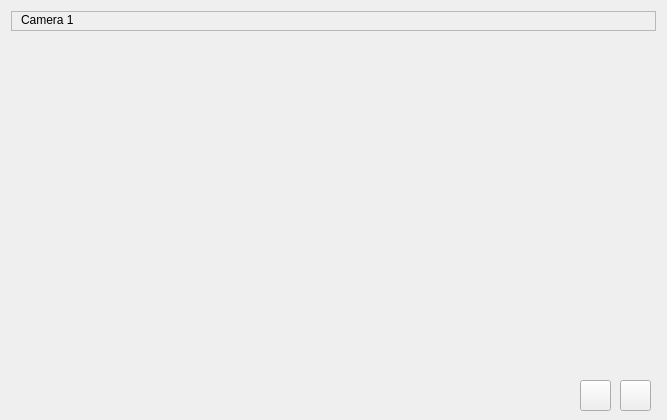
<?xml version="1.0" encoding="UTF-8"?>
<ui version="4.0">
 <class>cameraoneoption</class>
 <widget class="QWidget" name="cameraoneoption">
  <property name="geometry">
   <rect>
    <x>0</x>
    <y>0</y>
    <width>667</width>
    <height>420</height>
   </rect>
  </property>
  <property name="windowTitle">
   <string>Form</string>
  </property>
  <layout class="QGridLayout" name="gridLayout">
   <item row="0" column="0">
    <widget class="QFrame" name="frameTitle">
     <property name="sizePolicy">
      <sizepolicy hsizetype="Preferred" vsizetype="Minimum">
       <horstretch>0</horstretch>
       <verstretch>0</verstretch>
      </sizepolicy>
     </property>
     <property name="maximumSize">
      <size>
       <width>16777215</width>
       <height>20</height>
      </size>
     </property>
     <property name="frameShape">
      <enum>QFrame::StyledPanel</enum>
     </property>
     <property name="frameShadow">
      <enum>QFrame::Raised</enum>
     </property>
     <widget class="QLabel" name="labelTitle">
      <property name="geometry">
       <rect>
        <x>10</x>
        <y>0</y>
        <width>67</width>
        <height>17</height>
       </rect>
      </property>
      <property name="text">
       <string>Camera 1</string>
      </property>
     </widget>
    </widget>
   </item>
   <item row="1" column="0">
    <widget class="QLabel" name="mainImage">
     <property name="text">
      <string/>
     </property>
    </widget>
   </item>
  </layout>
  <widget class="QPushButton" name="rightButton">
   <property name="geometry">
    <rect>
     <x>620</x>
     <y>380</y>
     <width>31</width>
     <height>31</height>
    </rect>
   </property>
   <property name="text">
    <string/>
   </property>
   <property name="icon">
    <iconset resource="../resources/images.qrc">
     <normaloff>:/images/images/ic_skip_next_24px.svg</normaloff>:/images/images/ic_skip_next_24px.svg</iconset>
   </property>
  </widget>
  <widget class="QPushButton" name="leftButton">
   <property name="geometry">
    <rect>
     <x>580</x>
     <y>380</y>
     <width>31</width>
     <height>31</height>
    </rect>
   </property>
   <property name="text">
    <string/>
   </property>
   <property name="icon">
    <iconset resource="../resources/images.qrc">
     <normaloff>:/images/images/ic_skip_previous_24px.svg</normaloff>:/images/images/ic_skip_previous_24px.svg</iconset>
   </property>
  </widget>
 </widget>
 <resources>
  <include location="../resources/images.qrc"/>
 </resources>
 <connections/>
</ui>
